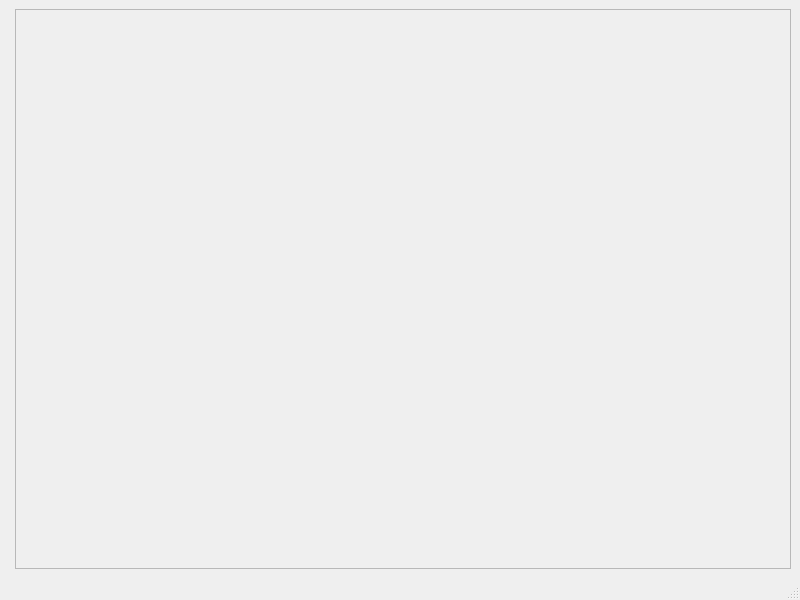
<?xml version="1.0" encoding="UTF-8"?>
<ui version="4.0">
 <class>MainWindow</class>
 <widget class="QMainWindow" name="MainWindow">
  <property name="geometry">
   <rect>
    <x>0</x>
    <y>0</y>
    <width>800</width>
    <height>600</height>
   </rect>
  </property>
  <property name="windowTitle">
   <string>MainWindow</string>
  </property>
  <widget class="QWidget" name="centralwidget">
   <layout class="QHBoxLayout" name="horizontalLayout">
    <item>
     <widget class="QWidget" name="widget" native="true"/>
    </item>
    <item>
     <widget class="QScrollArea" name="scrollArea">
      <property name="widgetResizable">
       <bool>true</bool>
      </property>
      <widget class="QWidget" name="scrollAreaWidgetContents">
       <property name="geometry">
        <rect>
         <x>0</x>
         <y>0</y>
         <width>764</width>
         <height>535</height>
        </rect>
       </property>
      </widget>
     </widget>
    </item>
   </layout>
  </widget>
  <widget class="QMenuBar" name="menubar">
   <property name="geometry">
    <rect>
     <x>0</x>
     <y>0</y>
     <width>800</width>
     <height>23</height>
    </rect>
   </property>
  </widget>
  <widget class="QStatusBar" name="statusbar"/>
 </widget>
 <resources/>
 <connections/>
</ui>
